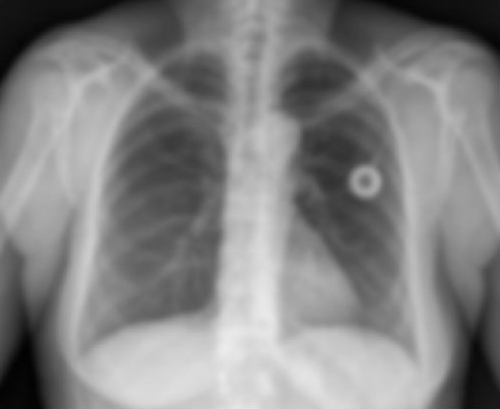
#> input picture HW3/Q1/chest.tif, 500 x 409 px
$ python Q1.py
#> lines starting #> are read from the running program, lines starting #| are printed output that depends on the picture
import cv2 as cv
import numpy as np
import matplotlib.pyplot as plt

img = cv.imread("chest.tif", 0)
#> img is the input picture: shape (409, 500); min 0, max 236, mean 131

#A
#Fourier transform
dft = cv.dft(np.float32(img),flags = cv.DFT_COMPLEX_OUTPUT)
#Shift
dft_shift = np.fft.fftshift(dft)

#Magnitude & Phase
mag, phase = cv.cartToPolar(dft_shift[:, :, 0], dft_shift[:, :, 1])
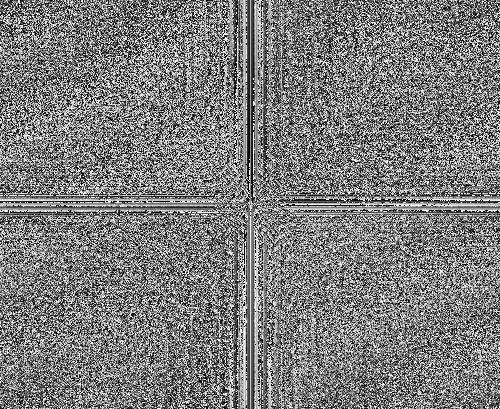
#> phase: shape (409, 500) float32; min 3.38e-06, max 6.28, mean 3.09; drawn with min black and max white
magnitude_spectrum = 20*np.log(mag)
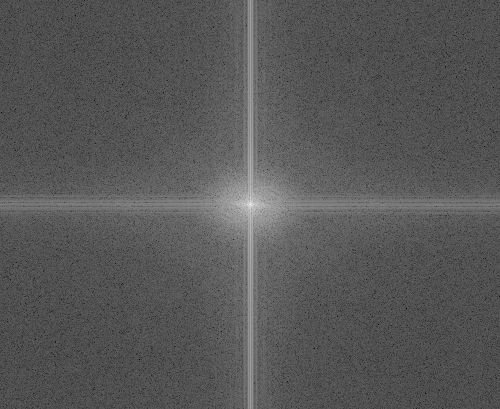
#> magnitude_spectrum: shape (409, 500) float32; min -17, max 342.1, mean 106.9; drawn with min black and max white

#B
#Reverse shift
dft_ishift = np.fft.ifftshift(dft_shift)
#Reverse fourier transform
img_back = cv.idft(dft_ishift)
img_back = cv.magnitude(img_back[:, :, 0], img_back[:, :, 1])
#Normalize
img_back = cv.normalize(img_back, None, alpha=0, beta=255, norm_type=cv.NORM_MINMAX, dtype=cv.CV_8U)

#C
#Mirror
[dft_shift[:, :, 0], dft_shift[:, :, 1]] = cv.polarToCart(mag, -phase)

#Reverse shift
dft_ishift_m = np.fft.ifftshift(dft_shift)

#Reverse fourier transform
img_mir = cv.idft(dft_ishift_m)
img_mir = cv.magnitude(img_mir[:, :, 0], img_mir[:, :, 1])
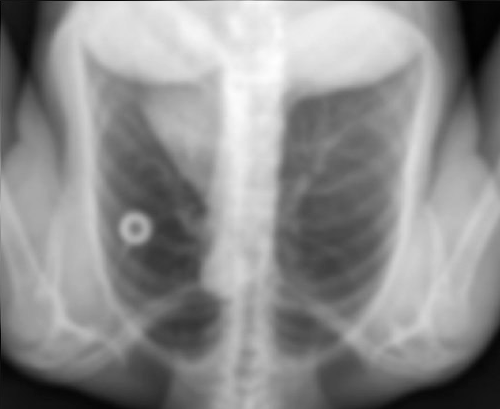
#> img_mir: shape (409, 500) float32; min 354.2, max 48261884, mean 26781792; drawn with min black and max white

#Normalize
img_mir = cv.normalize(img_mir, None, alpha=0, beta=255, norm_type=cv.NORM_MINMAX, dtype=cv.CV_8U)

#Plot
#A
plt.figure()
ax = plt.subplot(1, 3, 1)
ax.set_title('Input Image')
ax.imshow(img, cmap = 'gray')
ax.axis('off')

ax = plt.subplot(1, 3, 2)
ax.set_title('Magnitude')
ax.imshow(magnitude_spectrum, cmap = 'gray')
ax.axis('off')

ax = plt.subplot(1, 3, 3)
ax.set_title('Phase')
ax.imshow(phase, cmap = 'gray')
ax.axis('off')

#B
plt.figure()
ax = plt.subplot(1, 2, 1)
ax.set_title('Input Image')
ax.imshow(img, cmap = 'gray')
ax.axis('off')

ax = plt.subplot(1, 2, 2)
ax.set_title('Image back')
ax.imshow(img_back, cmap = 'gray')
ax.axis('off')

#C
plt.figure()
ax = plt.subplot(1, 2, 1)
ax.set_title('Input Image')
ax.imshow(img, cmap = 'gray')
ax.axis('off')

ax = plt.subplot(1, 2, 2)
ax.set_title('Mirrored')
ax.imshow(img_mir, cmap = 'gray')
ax.axis('off')
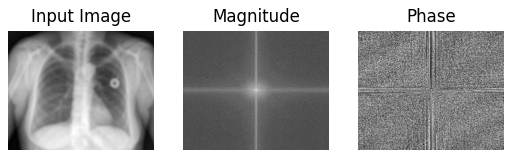
#> figure drawn by matplotlib, 3 panels
